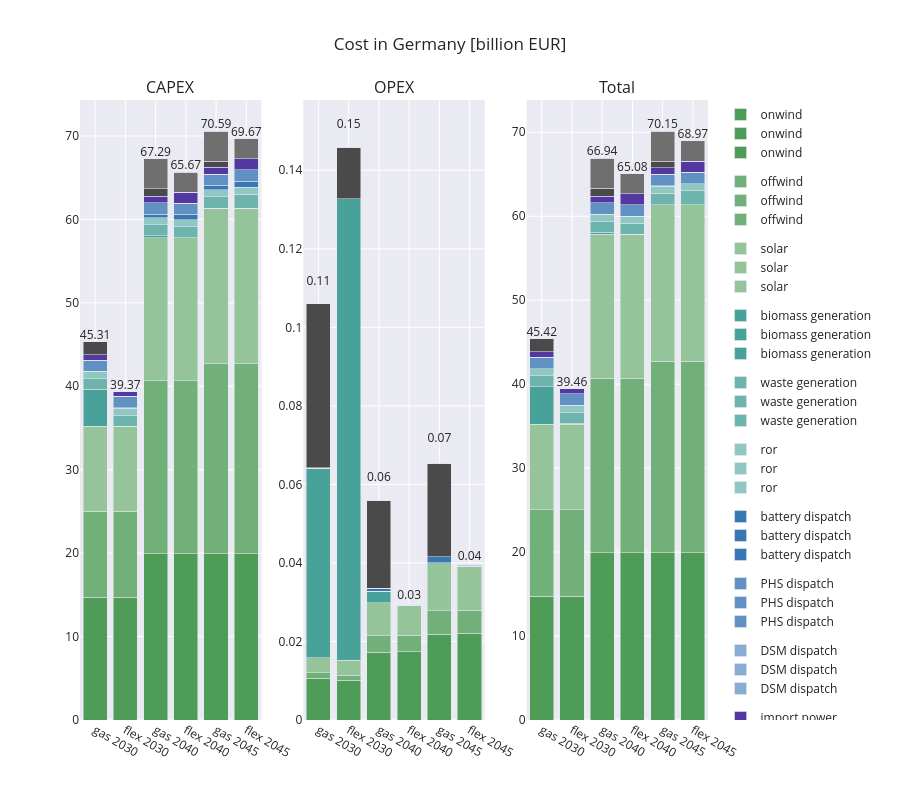

Notebook source saved alongside this figure:
### Code cell
from plotly.subplots import make_subplots

combined_fig = make_subplots(
    rows=1, cols=3,
    subplot_titles=("CAPEX", "OPEX", "Total")
)

for trace in fig_capex.data:
    combined_fig.add_trace(trace, row=1, col=1)

for trace in fig_marginal.data:
    combined_fig.add_trace(trace, row=1, col=2)

for trace in fig_total_cost.data:
    combined_fig.add_trace(trace, row=1, col=3, )

combined_fig.update_layout(title_text='Cost in Germany [billion EUR]', barmode='stack', height=800 )

combined_fig.show()

### Figure 1 — Plotly figure (JSON) as saved in the notebook; plotly's stock layout.template omitted (floating-point values rounded to 4 significant figures)
{"data": [{"alignmentgroup": "True", "hovertemplate": "variable=onwind<br>index=%{x}<br>value=%{y}<extra></extra>", "legendgroup": "onwind", "marker": {"color": "#4F9C59", "pattern": {"shape": ""}}, "name": "onwind", "offsetgroup": "onwind", "orientation": "v", "showlegend": true, "textposition": "auto", "type": "bar", "x": ["gas 2030", "flex 2030", "gas 2040", "flex 2040", "gas 2045", "flex 2045"], "xaxis": "x", "y": [14.71, 14.71, 19.9, 19.9, 19.91, 19.91], "yaxis": "y"}, {"alignmentgroup": "True", "hovertemplate": "variable=offwind<br>index=%{x}<br>value=%{y}<extra></extra>", "legendgroup": "offwind", "marker": {"color": "#72B07A", "pattern": {"shape": ""}}, "name": "offwind", "offsetgroup": "offwind", "orientation": "v", "showlegend": true, "textposition": "auto", "type": "bar", "x": ["gas 2030", "flex 2030", "gas 2040", "flex 2040", "gas 2045", "flex 2045"], "xaxis": "x", "y": [10.31, 10.31, 20.76, 20.76, 22.77, 22.77], "yaxis": "y"}, {"alignmentgroup": "True", "hovertemplate": "variable=solar<br>index=%{x}<br>value=%{y}<extra></extra>", "legendgroup": "solar", "marker": {"color": "#95C49B", "pattern": {"shape": ""}}, "name": "solar", "offsetgroup": "solar", "orientation": "v", "showlegend": true, "textposition": "auto", "type": "bar", "x": ["gas 2030", "flex 2030", "gas 2040", "flex 2040", "gas 2045", "flex 2045"], "xaxis": "x", "y": [10.18, 10.17, 17.16, 17.15, 18.67, 18.66], "yaxis": "y"}, {"alignmentgroup": "True", "hovertemplate": "variable=biomass generation<br>index=%{x}<br>value=%{y}<extra></extra>", "legendgroup": "biomass generation", "marker": {"color": "#48A299", "pattern": {"shape": ""}}, "name": "biomass generation", "offsetgroup": "biomass generation", "orientation": "v", "showlegend": true, "textposition": "auto", "type": "bar", "x": ["gas 2030", "flex 2030", "gas 2040", "flex 2040", "gas 2045", "flex 2045"], "xaxis": "x", "y": [4.417, 0, 0.2182, 0, 2.699e-06, 0], "yaxis": "y"}, {"alignmentgroup": "True", "hovertemplate": "variable=waste generation<br>index=%{x}<br>value=%{y}<extra></extra>", "legendgroup": "waste generation", "marker": {"color": "#6DB4AD", "pattern": {"shape": ""}}, "name": "waste generation", "offsetgroup": "waste generation", "orientation": "v", "showlegend": true, "textposition": "auto", "type": "bar", "x": ["gas 2030", "flex 2030", "gas 2040", "flex 2040", "gas 2045", "flex 2045"], "xaxis": "x", "y": [1.301, 1.301, 1.301, 1.301, 1.363, 1.655], "yaxis": "y"}, {"alignmentgroup": "True", "hovertemplate": "variable=ror<br>index=%{x}<br>value=%{y}<extra></extra>", "legendgroup": "ror", "marker": {"color": "#91C7C2", "pattern": {"shape": ""}}, "name": "ror", "offsetgroup": "ror", "orientation": "v", "showlegend": true, "textposition": "auto", "type": "bar", "x": ["gas 2030", "flex 2030", "gas 2040", "flex 2040", "gas 2045", "flex 2045"], "xaxis": "x", "y": [0.8541, 0.8541, 0.8541, 0.8541, 0.8541, 0.8541], "yaxis": "y"}, {"alignmentgroup": "True", "hovertemplate": "variable=battery dispatch<br>index=%{x}<br>value=%{y}<extra></extra>", "legendgroup": "battery dispatch", "marker": {"color": "#3777B4", "pattern": {"shape": ""}}, "name": "battery dispatch", "offsetgroup": "battery dispatch", "orientation": "v", "showlegend": true, "textposition": "auto", "type": "bar", "x": ["gas 2030", "flex 2030", "gas 2040", "flex 2040", "gas 2045", "flex 2045"], "xaxis": "x", "y": [2.564e-05, 0.06104, 0.4134, 0.6191, 0.4966, 0.7441], "yaxis": "y"}, {"alignmentgroup": "True", "hovertemplate": "variable=PHS dispatch<br>index=%{x}<br>value=%{y}<extra></extra>", "legendgroup": "PHS dispatch", "marker": {"color": "#5F92C3", "pattern": {"shape": ""}}, "name": "PHS dispatch", "offsetgroup": "PHS dispatch", "orientation": "v", "showlegend": true, "textposition": "auto", "type": "bar", "x": ["gas 2030", "flex 2030", "gas 2040", "flex 2040", "gas 2045", "flex 2045"], "xaxis": "x", "y": [1.375, 1.375, 1.375, 1.375, 1.375, 1.375], "yaxis": "y"}, {"alignmentgroup": "True", "hovertemplate": "variable=DSM dispatch<br>index=%{x}<br>value=%{y}<extra></extra>", "legendgroup": "DSM dispatch", "marker": {"color": "#87AED2", "pattern": {"shape": ""}}, "name": "DSM dispatch", "offsetgroup": "DSM dispatch", "orientation": "v", "showlegend": true, "textposition": "auto", "type": "bar", "x": ["gas 2030", "flex 2030", "gas 2040", "flex 2040", "gas 2045", "flex 2045"], "xaxis": "x", "y": [0, 0, 0, 0, 0, 0], "yaxis": "y"}, {"alignmentgroup": "True", "hovertemplate": "variable=import power<br>index=%{x}<br>value=%{y}<extra></extra>", "legendgroup": "import power", "marker": {"color": "#5438A1", "pattern": {"shape": ""}}, "name": "import power", "offsetgroup": "import power", "orientation": "v", "showlegend": true, "textposition": "auto", "type": "bar", "x": ["gas 2030", "flex 2030", "gas 2040", "flex 2040", "gas 2045", "flex 2045"], "xaxis": "x", "y": [0.6246, 0.5948, 0.7927, 1.317, 0.7927, 1.317], "yaxis": "y"}, {"alignmentgroup": "True", "hovertemplate": "variable=natgas generation<br>index=%{x}<br>value=%{y}<extra></extra>", "legendgroup": "natgas generation", "marker": {"color": "#4A4A4A", "pattern": {"shape": ""}}, "name": "natgas generation", "offsetgroup": "natgas generation", "orientation": "v", "showlegend": true, "textposition": "auto", "type": "bar", "x": ["gas 2030", "flex 2030", "gas 2040", "flex 2040", "gas 2045", "flex 2045"], "xaxis": "x", "y": [1.541, 0, 0.9082, 0, 0.7455, 0], "yaxis": "y"}, {"alignmentgroup": "True", "hovertemplate": "variable=hydrogen generation<br>index=%{x}<br>value=%{y}<extra></extra>", "legendgroup": "hydrogen generation", "marker": {"color": "#6F6F6F", "pattern": {"shape": ""}}, "name": "hydrogen generation", "offsetgroup": "hydrogen generation", "orientation": "v", "showlegend": true, "textposition": "auto", "type": "bar", "x": ["gas 2030", "flex 2030", "gas 2040", "flex 2040", "gas 2045", "flex 2045"], "xaxis": "x", "y": [7.698e-06, 8.391e-06, 3.612, 2.393, 3.612, 2.393], "yaxis": "y"}, {"alignmentgroup": "True", "hovertemplate": "variable=retrofit H2 generation<br>index=%{x}<br>value=%{y}<extra></extra>", "legendgroup": "retrofit H2 generation", "marker": {"color": "#939393", "pattern": {"shape": ""}}, "name": "retrofit H2 generation", "offsetgroup": "retrofit H2 generation", "orientation": "v", "showlegend": true, "textposition": "auto", "type": "bar", "x": ["gas 2030", "flex 2030", "gas 2040", "flex 2040", "gas 2045", "flex 2045"], "xaxis": "x", "y": [0, 0, 0, 0, 0, 0], "yaxis": "y"}, {"mode": "text", "showlegend": false, "text": [45.31, 39.37, 67.29, 65.67, 70.59, 69.67], "textposition": "top center", "type": "scatter", "x": ["gas 2030", "flex 2030", "gas 2040", "flex 2040", "gas 2045", "flex 2045"], "xaxis": "x", "y": [45.31, 39.37, 67.29, 65.67, 70.59, 69.67], "yaxis": "y"}, {"alignmentgroup": "True", "hovertemplate": "variable=onwind<br>index=%{x}<br>value=%{y}<extra></extra>", "legendgroup": "onwind", "marker": {"color": "#4F9C59", "pattern": {"shape": ""}}, "name": "onwind", "offsetgroup": "onwind", "orientation": "v", "showlegend": true, "textposition": "auto", "type": "bar", "x": ["gas 2030", "flex 2030", "gas 2040", "flex 2040", "gas 2045", "flex 2045"], "xaxis": "x2", "y": [0.01058, 0.01009, 0.01722, 0.01741, 0.02187, 0.02208], "yaxis": "y2"}, {"alignmentgroup": "True", "hovertemplate": "variable=offwind<br>index=%{x}<br>value=%{y}<extra></extra>", "legendgroup": "offwind", "marker": {"color": "#72B07A", "pattern": {"shape": ""}}, "name": "offwind", "offsetgroup": "offwind", "orientation": "v", "showlegend": true, "textposition": "auto", "type": "bar", "x": ["gas 2030", "flex 2030", "gas 2040", "flex 2040", "gas 2045", "flex 2045"], "xaxis": "x2", "y": [0.001494, 0.001365, 0.004276, 0.004213, 0.006022, 0.005885], "yaxis": "y2"}, {"alignmentgroup": "True", "hovertemplate": "variable=solar<br>index=%{x}<br>value=%{y}<extra></extra>", "legendgroup": "solar", "marker": {"color": "#95C49B", "pattern": {"shape": ""}}, "name": "solar", "offsetgroup": "solar", "orientation": "v", "showlegend": true, "textposition": "auto", "type": "bar", "x": ["gas 2030", "flex 2030", "gas 2040", "flex 2040", "gas 2045", "flex 2045"], "xaxis": "x2", "y": [0.003748, 0.003803, 0.00842, 0.007546, 0.01213, 0.01125], "yaxis": "y2"}, {"alignmentgroup": "True", "hovertemplate": "variable=biomass generation<br>index=%{x}<br>value=%{y}<extra></extra>", "legendgroup": "biomass generation", "marker": {"color": "#48A299", "pattern": {"shape": ""}}, "name": "biomass generation", "offsetgroup": "biomass generation", "orientation": "v", "showlegend": true, "textposition": "auto", "type": "bar", "x": ["gas 2030", "flex 2030", "gas 2040", "flex 2040", "gas 2045", "flex 2045"], "xaxis": "x2", "y": [0.04833, 0.1174, 0.002852, 6.689e-07, 4.788e-08, 1.273e-08], "yaxis": "y2"}, {"alignmentgroup": "True", "hovertemplate": "variable=waste generation<br>index=%{x}<br>value=%{y}<extra></extra>", "legendgroup": "waste generation", "marker": {"color": "#6DB4AD", "pattern": {"shape": ""}}, "name": "waste generation", "offsetgroup": "waste generation", "orientation": "v", "showlegend": true, "textposition": "auto", "type": "bar", "x": ["gas 2030", "flex 2030", "gas 2040", "flex 2040", "gas 2045", "flex 2045"], "xaxis": "x2", "y": [0, 0, 0, 0, 0, 0], "yaxis": "y2"}, {"alignmentgroup": "True", "hovertemplate": "variable=ror<br>index=%{x}<br>value=%{y}<extra></extra>", "legendgroup": "ror", "marker": {"color": "#91C7C2", "pattern": {"shape": ""}}, "name": "ror", "offsetgroup": "ror", "orientation": "v", "showlegend": true, "textposition": "auto", "type": "bar", "x": ["gas 2030", "flex 2030", "gas 2040", "flex 2040", "gas 2045", "flex 2045"], "xaxis": "x2", "y": [0, 0, 0, 0, 0, 0], "yaxis": "y2"}, {"alignmentgroup": "True", "hovertemplate": "variable=battery dispatch<br>index=%{x}<br>value=%{y}<extra></extra>", "legendgroup": "battery dispatch", "marker": {"color": "#3777B4", "pattern": {"shape": ""}}, "name": "battery dispatch", "offsetgroup": "battery dispatch", "orientation": "v", "showlegend": true, "textposition": "auto", "type": "bar", "x": ["gas 2030", "flex 2030", "gas 2040", "flex 2040", "gas 2045", "flex 2045"], "xaxis": "x2", "y": [1.266e-06, 2.38e-07, 0.000748, 0.0001938, 0.001521, 0.0002537], "yaxis": "y2"}, {"alignmentgroup": "True", "hovertemplate": "variable=PHS dispatch<br>index=%{x}<br>value=%{y}<extra></extra>", "legendgroup": "PHS dispatch", "marker": {"color": "#5F92C3", "pattern": {"shape": ""}}, "name": "PHS dispatch", "offsetgroup": "PHS dispatch", "orientation": "v", "showlegend": true, "textposition": "auto", "type": "bar", "x": ["gas 2030", "flex 2030", "gas 2040", "flex 2040", "gas 2045", "flex 2045"], "xaxis": "x2", "y": [2.874e-05, 2.188e-05, 1.922e-05, 1.507e-05, 1.907e-05, 1.609e-05], "yaxis": "y2"}, {"alignmentgroup": "True", "hovertemplate": "variable=DSM dispatch<br>index=%{x}<br>value=%{y}<extra></extra>", "legendgroup": "DSM dispatch", "marker": {"color": "#87AED2", "pattern": {"shape": ""}}, "name": "DSM dispatch", "offsetgroup": "DSM dispatch", "orientation": "v", "showlegend": true, "textposition": "auto", "type": "bar", "x": ["gas 2030", "flex 2030", "gas 2040", "flex 2040", "gas 2045", "flex 2045"], "xaxis": "x2", "y": [0, 6.59e-05, 0, 0.0001002, 0, 0.0001154], "yaxis": "y2"}, {"alignmentgroup": "True", "hovertemplate": "variable=import power<br>index=%{x}<br>value=%{y}<extra></extra>", "legendgroup": "import power", "marker": {"color": "#5438A1", "pattern": {"shape": ""}}, "name": "import power", "offsetgroup": "import power", "orientation": "v", "showlegend": true, "textposition": "auto", "type": "bar", "x": ["gas 2030", "flex 2030", "gas 2040", "flex 2040", "gas 2045", "flex 2045"], "xaxis": "x2", "y": [0, 0, 0, 0, 0, 0], "yaxis": "y2"}, {"alignmentgroup": "True", "hovertemplate": "variable=natgas generation<br>index=%{x}<br>value=%{y}<extra></extra>", "legendgroup": "natgas generation", "marker": {"color": "#4A4A4A", "pattern": {"shape": ""}}, "name": "natgas generation", "offsetgroup": "natgas generation", "orientation": "v", "showlegend": true, "textposition": "auto", "type": "bar", "x": ["gas 2030", "flex 2030", "gas 2040", "flex 2040", "gas 2045", "flex 2045"], "xaxis": "x2", "y": [0.04179, 0.01313, 0.0224, 4.901e-07, 0.02384, 1.932e-08], "yaxis": "y2"}, {"alignmentgroup": "True", "hovertemplate": "variable=hydrogen generation<br>index=%{x}<br>value=%{y}<extra></extra>", "legendgroup": "hydrogen generation", "marker": {"color": "#6F6F6F", "pattern": {"shape": ""}}, "name": "hydrogen generation", "offsetgroup": "hydrogen generation", "orientation": "v", "showlegend": true, "textposition": "auto", "type": "bar", "x": ["gas 2030", "flex 2030", "gas 2040", "flex 2040", "gas 2045", "flex 2045"], "xaxis": "x2", "y": [0, 0, 0, 0, 0, 0], "yaxis": "y2"}, {"alignmentgroup": "True", "hovertemplate": "variable=retrofit H2 generation<br>index=%{x}<br>value=%{y}<extra></extra>", "legendgroup": "retrofit H2 generation", "marker": {"color": "#939393", "pattern": {"shape": ""}}, "name": "retrofit H2 generation", "offsetgroup": "retrofit H2 generation", "orientation": "v", "showlegend": true, "textposition": "auto", "type": "bar", "x": ["gas 2030", "flex 2030", "gas 2040", "flex 2040", "gas 2045", "flex 2045"], "xaxis": "x2", "y": [0, 0, 0, 0, 0, 0], "yaxis": "y2"}, {"mode": "text", "showlegend": false, "text": [0.11, 0.15, 0.06, 0.03, 0.07, 0.04], "textposition": "top center", "type": "scatter", "x": ["gas 2030", "flex 2030", "gas 2040", "flex 2040", "gas 2045", "flex 2045"], "xaxis": "x2", "y": [0.11, 0.15, 0.06, 0.03, 0.07, 0.04], "yaxis": "y2"}, {"alignmentgroup": "True", "hovertemplate": "variable=onwind<br>index=%{x}<br>value=%{y}<extra></extra>", "legendgroup": "onwind", "marker": {"color": "#4F9C59", "pattern": {"shape": ""}}, "name": "onwind", "offsetgroup": "onwind", "orientation": "v", "showlegend": true, "textposition": "auto", "type": "bar", "x": ["gas 2030", "flex 2030", "gas 2040", "flex 2040", "gas 2045", "flex 2045"], "xaxis": "x3", "y": [14.72, 14.72, 19.92, 19.92, 19.94, 19.94], "yaxis": "y3"}, {"alignmentgroup": "True", "hovertemplate": "variable=offwind<br>index=%{x}<br>value=%{y}<extra></extra>", "legendgroup": "offwind", "marker": {"color": "#72B07A", "pattern": {"shape": ""}}, "name": "offwind", "offsetgroup": "offwind", "orientation": "v", "showlegend": true, "textposition": "auto", "type": "bar", "x": ["gas 2030", "flex 2030", "gas 2040", "flex 2040", "gas 2045", "flex 2045"], "xaxis": "x3", "y": [10.31, 10.31, 20.76, 20.76, 22.77, 22.77], "yaxis": "y3"}, {"alignmentgroup": "True", "hovertemplate": "variable=solar<br>index=%{x}<br>value=%{y}<extra></extra>", "legendgroup": "solar", "marker": {"color": "#95C49B", "pattern": {"shape": ""}}, "name": "solar", "offsetgroup": "solar", "orientation": "v", "showlegend": true, "textposition": "auto", "type": "bar", "x": ["gas 2030", "flex 2030", "gas 2040", "flex 2040", "gas 2045", "flex 2045"], "xaxis": "x3", "y": [10.18, 10.17, 17.17, 17.15, 18.68, 18.67], "yaxis": "y3"}, {"alignmentgroup": "True", "hovertemplate": "variable=biomass generation<br>index=%{x}<br>value=%{y}<extra></extra>", "legendgroup": "biomass generation", "marker": {"color": "#48A299", "pattern": {"shape": ""}}, "name": "biomass generation", "offsetgroup": "biomass generation", "orientation": "v", "showlegend": true, "textposition": "auto", "type": "bar", "x": ["gas 2030", "flex 2030", "gas 2040", "flex 2040", "gas 2045", "flex 2045"], "xaxis": "x3", "y": [4.465, 0.1174, 0.221, 6.689e-07, 2.746e-06, 1.273e-08], "yaxis": "y3"}, {"alignmentgroup": "True", "hovertemplate": "variable=waste generation<br>index=%{x}<br>value=%{y}<extra></extra>", "legendgroup": "waste generation", "marker": {"color": "#6DB4AD", "pattern": {"shape": ""}}, "name": "waste generation", "offsetgroup": "waste generation", "orientation": "v", "showlegend": true, "textposition": "auto", "type": "bar", "x": ["gas 2030", "flex 2030", "gas 2040", "flex 2040", "gas 2045", "flex 2045"], "xaxis": "x3", "y": [1.301, 1.301, 1.301, 1.301, 1.363, 1.655], "yaxis": "y3"}, {"alignmentgroup": "True", "hovertemplate": "variable=ror<br>index=%{x}<br>value=%{y}<extra></extra>", "legendgroup": "ror", "marker": {"color": "#91C7C2", "pattern": {"shape": ""}}, "name": "ror", "offsetgroup": "ror", "orientation": "v", "showlegend": true, "textposition": "auto", "type": "bar", "x": ["gas 2030", "flex 2030", "gas 2040", "flex 2040", "gas 2045", "flex 2045"], "xaxis": "x3", "y": [0.8541, 0.8541, 0.8541, 0.8541, 0.8541, 0.8541], "yaxis": "y3"}, {"alignmentgroup": "True", "hovertemplate": "variable=battery dispatch<br>index=%{x}<br>value=%{y}<extra></extra>", "legendgroup": "battery dispatch", "marker": {"color": "#3777B4", "pattern": {"shape": ""}}, "name": "battery dispatch", "offsetgroup": "battery dispatch", "orientation": "v", "showlegend": true, "textposition": "auto", "type": "bar", "x": ["gas 2030", "flex 2030", "gas 2040", "flex 2040", "gas 2045", "flex 2045"], "xaxis": "x3", "y": [1.266e-06, 2.38e-07, 0.000748, 0.0001938, 0.001521, 0.0002537], "yaxis": "y3"}, {"alignmentgroup": "True", "hovertemplate": "variable=PHS dispatch<br>index=%{x}<br>value=%{y}<extra></extra>", "legendgroup": "PHS dispatch", "marker": {"color": "#5F92C3", "pattern": {"shape": ""}}, "name": "PHS dispatch", "offsetgroup": "PHS dispatch", "orientation": "v", "showlegend": true, "textposition": "auto", "type": "bar", "x": ["gas 2030", "flex 2030", "gas 2040", "flex 2040", "gas 2045", "flex 2045"], "xaxis": "x3", "y": [1.375, 1.375, 1.375, 1.375, 1.375, 1.375], "yaxis": "y3"}, {"alignmentgroup": "True", "hovertemplate": "variable=DSM dispatch<br>index=%{x}<br>value=%{y}<extra></extra>", "legendgroup": "DSM dispatch", "marker": {"color": "#87AED2", "pattern": {"shape": ""}}, "name": "DSM dispatch", "offsetgroup": "DSM dispatch", "orientation": "v", "showlegend": true, "textposition": "auto", "type": "bar", "x": ["gas 2030", "flex 2030", "gas 2040", "flex 2040", "gas 2045", "flex 2045"], "xaxis": "x3", "y": [0, 6.59e-05, 0, 0.0001002, 0, 0.0001154], "yaxis": "y3"}, {"alignmentgroup": "True", "hovertemplate": "variable=import power<br>index=%{x}<br>value=%{y}<extra></extra>", "legendgroup": "import power", "marker": {"color": "#5438A1", "pattern": {"shape": ""}}, "name": "import power", "offsetgroup": "import power", "orientation": "v", "showlegend": true, "textposition": "auto", "type": "bar", "x": ["gas 2030", "flex 2030", "gas 2040", "flex 2040", "gas 2045", "flex 2045"], "xaxis": "x3", "y": [0.6246, 0.5948, 0.7927, 1.317, 0.7927, 1.317], "yaxis": "y3"}, {"alignmentgroup": "True", "hovertemplate": "variable=natgas generation<br>index=%{x}<br>value=%{y}<extra></extra>", "legendgroup": "natgas generation", "marker": {"color": "#4A4A4A", "pattern": {"shape": ""}}, "name": "natgas generation", "offsetgroup": "natgas generation", "orientation": "v", "showlegend": true, "textposition": "auto", "type": "bar", "x": ["gas 2030", "flex 2030", "gas 2040", "flex 2040", "gas 2045", "flex 2045"], "xaxis": "x3", "y": [1.583, 0.01313, 0.9306, 4.901e-07, 0.7693, 1.932e-08], "yaxis": "y3"}, {"alignmentgroup": "True", "hovertemplate": "variable=hydrogen generation<br>index=%{x}<br>value=%{y}<extra></extra>", "legendgroup": "hydrogen generation", "marker": {"color": "#6F6F6F", "pattern": {"shape": ""}}, "name": "hydrogen generation", "offsetgroup": "hydrogen generation", "orientation": "v", "showlegend": true, "textposition": "auto", "type": "bar", "x": ["gas 2030", "flex 2030", "gas 2040", "flex 2040", "gas 2045", "flex 2045"], "xaxis": "x3", "y": [7.698e-06, 8.391e-06, 3.612, 2.393, 3.612, 2.393], "yaxis": "y3"}, {"alignmentgroup": "True", "hovertemplate": "variable=retrofit H2 generation<br>index=%{x}<br>value=%{y}<extra></extra>", "legendgroup": "retrofit H2 generation", "marker": {"color": "#939393", "pattern": {"shape": ""}}, "name": "retrofit H2 generation", "offsetgroup": "retrofit H2 generation", "orientation": "v", "showlegend": true, "textposition": "auto", "type": "bar", "x": ["gas 2030", "flex 2030", "gas 2040", "flex 2040", "gas 2045", "flex 2045"], "xaxis": "x3", "y": [0, 0, 0, 0, 0, 0], "yaxis": "y3"}, {"mode": "text", "showlegend": false, "text": [45.42, 39.46, 66.94, 65.08, 70.15, 68.97], "textposition": "top center", "type": "scatter", "x": ["gas 2030", "flex 2030", "gas 2040", "flex 2040", "gas 2045", "flex 2045"], "xaxis": "x3", "y": [45.42, 39.46, 66.94, 65.08, 70.15, 68.97], "yaxis": "y3"}], "layout": {"annotations": [{"font": {"size": 16}, "showarrow": false, "text": "CAPEX", "x": 0.1444, "xanchor": "center", "xref": "paper", "y": 1, "yanchor": "bottom", "yref": "paper"}, {"font": {"size": 16}, "showarrow": false, "text": "OPEX", "x": 0.5, "xanchor": "center", "xref": "paper", "y": 1, "yanchor": "bottom", "yref": "paper"}, {"font": {"size": 16}, "showarrow": false, "text": "Total", "x": 0.8556, "xanchor": "center", "xref": "paper", "y": 1, "yanchor": "bottom", "yref": "paper"}], "barmode": "stack", "height": 800, "title": {"text": "Cost in Germany [billion EUR]"}, "xaxis": {"anchor": "y", "domain": [0, 0.2889]}, "xaxis2": {"anchor": "y2", "domain": [0.3556, 0.6444]}, "xaxis3": {"anchor": "y3", "domain": [0.7111, 1]}, "yaxis": {"anchor": "x", "domain": [0, 1]}, "yaxis2": {"anchor": "x2", "domain": [0, 1]}, "yaxis3": {"anchor": "x3", "domain": [0, 1]}}}
